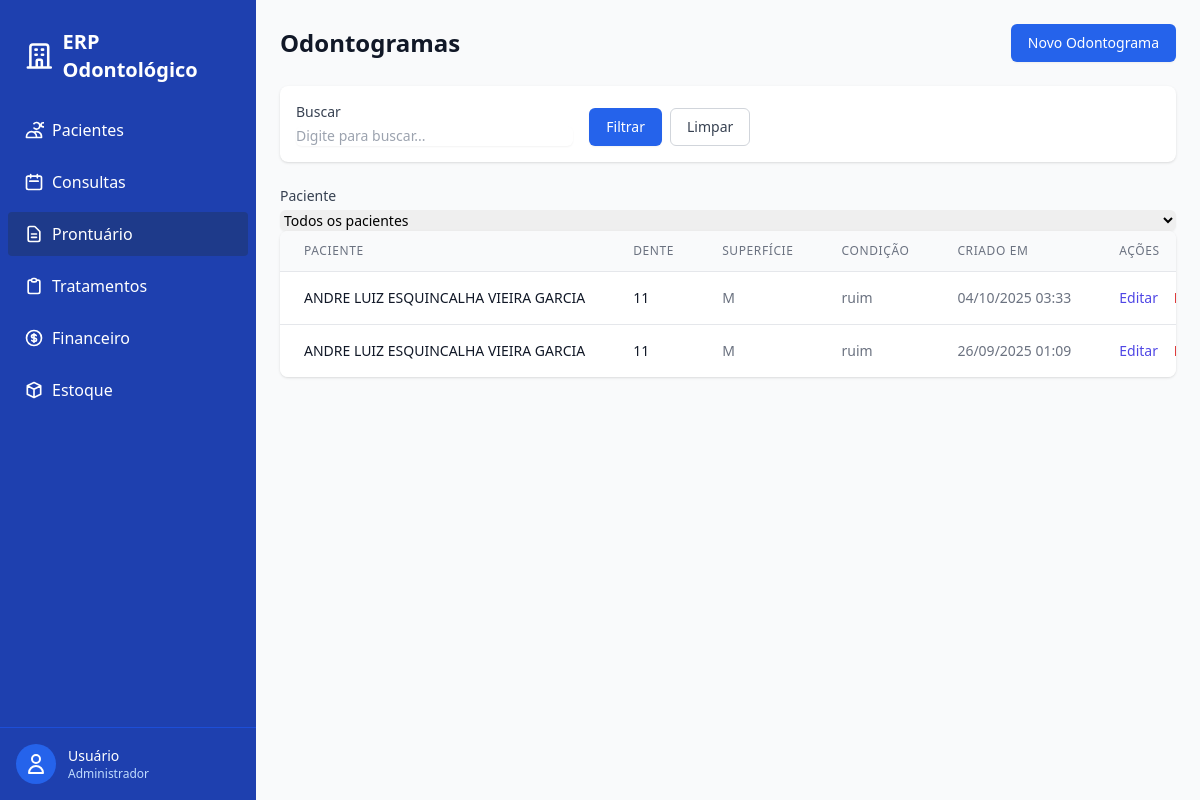
Page /prontuario/odontograma/ (signed in) on the committed database.
### prontuario/models.py (models this page shows, shortened)
class Odontograma(models.Model):
    class Dente(models.TextChoices):
        D11 = "11", "11 - Incisivo Central Superior Direito"
        D12 = "12", "12 - Incisivo Lateral Superior Direito"
        D13 = "13", "13 - Canino Superior Direito"
        D14 = "14", "14 - 1º Pré-molar Superior Direito"
        D15 = "15", "15 - 2º Pré-molar Superior Direito"
        D16 = "16", "16 - 1º Molar Superior Direito"
        D17 = "17", "17 - 2º Molar Superior Direito"
        D18 = "18", "18 - 3º Molar Superior Direito"
        D21 = "21", "21 - Incisivo Central Superior Esquerdo"
        D22 = "22", "22 - Incisivo Lateral Superior Esquerdo"
        D23 = "23", "23 - Canino Superior Esquerdo"
        D24 = "24", "24 - 1º Pré-molar Superior Esquerdo"
        D25 = "25", "25 - 2º Pré-molar Superior Esquerdo"
        D26 = "26", "26 - 1º Molar Superior Esquerdo"
        D27 = "27", "27 - 2º Molar Superior Esquerdo"
        D28 = "28", "28 - 3º Molar Superior Esquerdo"
        D31 = "31", "31 - Incisivo Central Inferior Esquerdo"
        D32 = "32", "32 - Incisivo Lateral Inferior Esquerdo"
        D33 = "33", "33 - Canino Inferior Esquerdo"
        D34 = "34", "34 - 1º Pré-molar Inferior Esquerdo"
        D35 = "35", "35 - 2º Pré-molar Inferior Esquerdo"
        D36 = "36", "36 - 1º Molar Inferior Esquerdo"
        D37 = "37", "37 - 2º Molar Inferior Esquerdo"
        D38 = "38", "38 - 3º Molar Inferior Esquerdo"
        D41 = "41", "41 - Incisivo Central Inferior Direito"
        D42 = "42", "42 - Incisivo Lateral Inferior Direito"
        D43 = "43", "43 - Canino Inferior Direito"
        D44 = "44", "44 - 1º Pré-molar Inferior Direito"
        D45 = "45", "45 - 2º Pré-molar Inferior Direito"
        D46 = "46", "46 - 1º Molar Inferior Direito"
        D47 = "47", "47 - 2º Molar Inferior Direito"
        D48 = "48", "48 - 3º Molar Inferior Direito"
        D51 = "51", "51 - Incisivo Central Superior Direito (decíduo)"
        D52 = "52", "52 - Incisivo Lateral Superior Direito (decíduo)"
        D53 = "53", "53 - Canino Superior Direito (decíduo)"
        D54 = "54", "54 - 1º Molar Superior Direito (decíduo)"
        D55 = "55", "55 - 2º Molar Superior Direito (decíduo)"
        D61 = "61", "61 - Incisivo Central Superior Esquerdo (decíduo)"
        D62 = "62", "62 - Incisivo Lateral Superior Esquerdo (decíduo)"
        D63 = "63", "63 - Canino Superior Esquerdo (decíduo)"
        D64 = "64", "64 - 1º Molar Superior Esquerdo (decíduo)"
        D65 = "65", "65 - 2º Molar Superior Esquerdo (decíduo)"
        D71 = "71", "71 - Incisivo Central Inferior Esquerdo (decíduo)"
        D72 = "72", "72 - Incisivo Lateral Inferior Esquerdo (decíduo)"
        D73 = "73", "73 - Canino Inferior Esquerdo (decíduo)"
        D74 = "74", "74 - 1º Molar Inferior Esquerdo (decíduo)"
        D75 = "75", "75 - 2º Molar Inferior Esquerdo (decíduo)"
        D81 = "81", "81 - Incisivo Central Inferior Direito (decíduo)"
        D82 = "82", "82 - Incisivo Lateral Inferior Direito (decíduo)"
        D83 = "83", "83 - Canino Inferior Direito (decíduo)"
        D84 = "84", "84 - 1º Molar Inferior Direito (decíduo)"
        D85 = "85", "85 - 2º Molar Inferior Direito (decíduo)"
    class Superficie(models.TextChoices):
        M = "M", "Mesial"
        D = "D", "Distal"
        O = "O", "Oclusal"
        I = "I", "Incisal"
        V = "V", "Vestibular/Bucal"
        P = "P", "Palatina"
        L = "L", "Lingual"
    paciente = models.ForeignKey(
        Paciente,
        verbose_name=("Paciente"),
        on_delete=models.PROTECT
    )
    dente = models.CharField(max_length=2, choices=Dente.choices)
    superficie = models.CharField(
        max_length=1,
        choices=Superficie.choices,
        blank=True
    )
    condicao = models.CharField(max_length=100)
    procedimento_executado = models.ForeignKey(
        ProcedimentoExecutado, on_delete=models.SET_NULL, null=True, blank=True, related_name="alteracoes_odontograma"
    )
    criado_em = models.DateTimeField(auto_now_add=True)
    class Meta:
        ordering = ["paciente", "dente"]
        verbose_name = "Odontograma"
        verbose_name_plural = "Odontogramas"

### pacientes/models.py (models this page shows, shortened)
class Paciente(models.Model):
    nome = models.CharField(max_length=250)
    cpf = models.CharField(unique=True)
    data_nascimento = models.DateField()
    telefone = models.CharField()
    email = models.EmailField(blank=True)
    endereco = models.TextField(blank=True)
    is_active = models.BooleanField(default=True)
    deleted_at = models.DateTimeField(null=True, blank=True)
    criado_em = models.DateTimeField(auto_now_add=True)
    atualizado_em = models.DateTimeField(auto_now=True)
    class Meta:
        ordering = ['nome']
        verbose_name = "Paciente"
        verbose_name_plural = "Pacientes"

### prontuario/views.py (the view)
# urls.py: path("odontograma/", views.OdontogramaListView.as_view(), name="odontograma_list"),
class OdontogramaListView(LoginRequiredMixin, PermissionRequiredMixin, ListView):
    model = Odontograma
    template_name = "prontuario/odontograma_list.html"
    context_object_name = "odontogramas"
    paginate_by = 30
    permission_required = "prontuario.view_odontograma"
    def get_queryset(self):
        qs = super().get_queryset().select_related("paciente")
        pid = self.request.GET.get("paciente")
        if pid:
            qs = qs.filter(paciente_id=pid)
        return qs.order_by("paciente__nome", "dente", "superficie", "-criado_em")

### templates/prontuario/odontograma_list.html (shortened to what this page needs)
{% extends "base.html" %}
{% load static %}
{% block content %}
<div class="mb-6 flex justify-between items-center">
    <h1 class="text-2xl font-bold text-gray-900">Odontogramas</h1>
    <a href="{% url 'prontuario:odontograma_create' %}"
        class="inline-flex items-center px-4 py-2 border border-transparent text-sm font-medium rounded-md shadow-sm text-white bg-blue-600 hover:bg-blue-700 focus:outline-none focus:ring-2 focus:ring-offset-2 focus:ring-blue-500">
        Novo Odontograma
    </a>
</div>
{% include "partials/_search_filter.html" %}
{% block additional_filters %}
<div>
    <label for="paciente" class="block text-sm font-medium text-gray-700 mb-1">Paciente</label>
    <select name="paciente" id="paciente"
        class="block w-full rounded-md border-gray-300 shadow-sm focus:border-blue-500 focus:ring-blue-500 sm:text-sm">
        <option value="">Todos os pacientes</option>
    </select>
</div>
{% endblock %}
<div class="bg-white shadow overflow-hidden sm:rounded-lg">
    <div class="overflow-x-auto">
        <table class="min-w-full divide-y divide-gray-200">
            <thead class="bg-gray-50">
                <tr>
                    <th scope="col"
                        class="px-6 py-3 text-left text-xs font-medium text-gray-500 uppercase tracking-wider">Paciente
                    </th>
                    <th scope="col"
                        class="px-6 py-3 text-left text-xs font-medium text-gray-500 uppercase tracking-wider">Dente
                    </th>
                    <th scope="col"
                        class="px-6 py-3 text-left text-xs font-medium text-gray-500 uppercase tracking-wider">
                        Superfície</th>
                    <th scope="col"
                        class="px-6 py-3 text-left text-xs font-medium text-gray-500 uppercase tracking-wider">Condição
                    </th>
                    <th scope="col"
                        class="px-6 py-3 text-left text-xs font-medium text-gray-500 uppercase tracking-wider">Criado em
                    </th>
                    <th scope="col"
                        class="px-6 py-3 text-left text-xs font-medium text-gray-500 uppercase tracking-wider">Ações
                    </th>
                </tr>
            </thead>
            <tbody class="bg-white divide-y divide-gray-200">
                {% for odontograma in odontogramas %}
                <tr class="hover:bg-gray-50">
                    <td class="px-6 py-4 whitespace-nowrap">
                        <div class="text-sm font-medium text-gray-900">{{ odontograma.paciente.nome }}</div>
                    </td>
                    <td class="px-6 py-4 whitespace-nowrap">
                        <div class="text-sm text-gray-900">{{ odontograma.dente }}</div>
                    </td>
                    <td class="px-6 py-4 whitespace-nowrap">
                        <div class="text-sm text-gray-500">{{ odontograma.superficie|default:"-" }}</div>
                    </td>
                    <td class="px-6 py-4 whitespace-nowrap">
                        <div class="text-sm text-gray-500">{{ odontograma.condicao }}</div>
                    </td>
                    <td class="px-6 py-4 whitespace-nowrap">
                        <div class="text-sm text-gray-500">{{ odontograma.criado_em|date:"d/m/Y H:i" }}</div>
                    </td>
                    <td class="px-6 py-4 whitespace-nowrap text-sm font-medium">
                        <a href="{% url 'prontuario:odontograma_update' odontograma.id %}"
                            class="text-indigo-600 hover:text-indigo-900 mr-3">Editar</a>
                        <a href="{% url 'prontuario:odontograma_delete' odontograma.id %}"
                            class="text-red-600 hover:text-red-900"
                            onclick="return confirmDelete('Tem certeza que deseja excluir este registro do odontograma?')">Excluir</a>
                    </td>
                </tr>
                {% empty %}
                <tr>
                    <td colspan="6" class="px-6 py-4 text-center text-sm text-gray-500">
                        Nenhum registro de odontograma encontrado.
                    </td>
                </tr>
                {% endfor %}
            </tbody>
        </table>
    </div>
</div>
{% endblock %}

### rows in the picture
Odontograma: paciente.nome "ANDRE LUIZ ESQUINCALHA VIEIRA GARCIA", dente "11", superficie "M", condicao "ruim", criado_em "04/10/2025 03:33"
Odontograma: paciente.nome "ANDRE LUIZ ESQUINCALHA VIEIRA GARCIA", dente "11", superficie "M", condicao "ruim", criado_em "26/09/2025 01:09"
